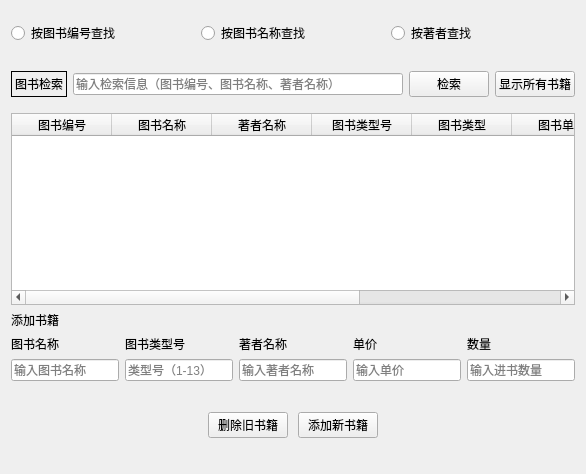
      <widget class="QWidget" name="tab">
       <attribute name="icon">
        <iconset resource="myresource.qrc">
         <normaloff>:/MyImages/images/book2.ico</normaloff>:/MyImages/images/book2.ico</iconset>
       </attribute>
       <attribute name="title">
        <string>书籍管理</string>
       </attribute>
       <layout class="QVBoxLayout" name="verticalLayout_22">
        <item>
         <layout class="QVBoxLayout" name="verticalLayout_21">
          <item>
           <layout class="QHBoxLayout" name="horizontalLayout">
            <property name="topMargin">
             <number>10</number>
            </property>
            <property name="bottomMargin">
             <number>10</number>
            </property>
            <item>
             <widget class="QRadioButton" name="radioButton">
              <property name="text">
               <string>按图书编号查找</string>
              </property>
             </widget>
            </item>
            <item>
             <widget class="QRadioButton" name="radioButton_2">
              <property name="text">
               <string>按图书名称查找</string>
              </property>
             </widget>
            </item>
            <item>
             <widget class="QRadioButton" name="radioButton_3">
              <property name="text">
               <string>按著者查找</string>
              </property>
             </widget>
            </item>
           </layout>
          </item>
          <item>
           <layout class="QHBoxLayout" name="horizontalLayout_2">
            <property name="topMargin">
             <number>10</number>
            </property>
            <property name="bottomMargin">
             <number>10</number>
            </property>
            <item>
             <widget class="QLabel" name="label">
              <property name="frameShape">
               <enum>QFrame::Box</enum>
              </property>
              <property name="text">
               <string>图书检索</string>
              </property>
             </widget>
            </item>
            <item>
             <widget class="QLineEdit" name="lineEdit">
              <property name="placeholderText">
               <string>输入检索信息（图书编号、图书名称、著者名称）</string>
              </property>
             </widget>
            </item>
            <item>
             <widget class="QPushButton" name="pushButton">
              <property name="text">
               <string>检索</string>
              </property>
              <property name="iconSize">
               <size>
                <width>32</width>
                <height>32</height>
               </size>
              </property>
             </widget>
            </item>
            <item>
             <widget class="QPushButton" name="pushButton_2">
              <property name="text">
               <string>显示所有书籍</string>
              </property>
             </widget>
            </item>
           </layout>
          </item>
          <item>
           <widget class="QTableWidget" name="tableWidget">
            <property name="sizePolicy">
             <sizepolicy hsizetype="Expanding" vsizetype="Expanding">
              <horstretch>0</horstretch>
              <verstretch>0</verstretch>
             </sizepolicy>
            </property>
            <column>
             <property name="text">
              <string>图书编号</string>
             </property>
            </column>
            <column>
             <property name="text">
              <string>图书名称</string>
             </property>
            </column>
            <column>
             <property name="text">
              <string>著者名称</string>
             </property>
            </column>
            <column>
             <property name="text">
              <string>图书类型号</string>
             </property>
            </column>
            <column>
             <property name="text">
              <string>图书类型</string>
             </property>
            </column>
            <column>
             <property name="text">
              <string>图书单价</string>
             </property>
            </column>
            <column>
             <property name="text">
              <string>现存量</string>
             </property>
            </column>
            <column>
             <property name="text">
              <string>库存量</string>
             </property>
            </column>
           </widget>
          </item>
          <item>
           <layout class="QVBoxLayout" name="verticalLayout_20">
            <item>
             <widget class="QLabel" name="label_14">
              <property name="frameShape">
               <enum>QFrame::NoFrame</enum>
              </property>
              <property name="text">
               <string>添加书籍</string>
              </property>
             </widget>
            </item>
            <item>
             <layout class="QVBoxLayout" name="verticalLayout_19">
              <item>
               <layout class="QHBoxLayout" name="horizontalLayout_4">
                <item>
                 <layout class="QVBoxLayout" name="verticalLayout">
                  <item>
                   <widget class="QLabel" name="label_9">
                    <property name="frameShape">
                     <enum>QFrame::NoFrame</enum>
                    </property>
                    <property name="text">
                     <string>图书名称</string>
                    </property>
                   </widget>
                  </item>
                  <item>
                   <widget class="QLineEdit" name="lineEdit_9">
                    <property name="placeholderText">
                     <string>输入图书名称</string>
                    </property>
                   </widget>
                  </item>
                 </layout>
                </item>
                <item>
                 <layout class="QVBoxLayout" name="verticalLayout_8">
                  <item>
                   <widget class="QLabel" name="label_10">
                    <property name="frameShape">
                     <enum>QFrame::NoFrame</enum>
                    </property>
                    <property name="text">
                     <string>图书类型号</string>
                    </property>
                   </widget>
                  </item>
                  <item>
                   <widget class="QLineEdit" name="lineEdit_10">
                    <property name="text">
                     <string/>
                    </property>
                    <property name="placeholderText">
                     <string>类型号（1-13）</string>
                    </property>
                   </widget>
                  </item>
                 </layout>
                </item>
                <item>
                 <layout class="QVBoxLayout" name="verticalLayout_16">
                  <item>
                   <widget class="QLabel" name="label_11">
                    <property name="frameShape">
                     <enum>QFrame::NoFrame</enum>
                    </property>
                    <property name="text">
                     <string>著者名称</string>
                    </property>
                   </widget>
                  </item>
                  <item>
                   <widget class="QLineEdit" name="lineEdit_11">
                    <property name="placeholderText">
                     <string>输入著者名称</string>
                    </property>
                   </widget>
                  </item>
                 </layout>
                </item>
                <item>
                 <layout class="QVBoxLayout" name="verticalLayout_17">
                  <item>
                   <widget class="QLabel" name="label_12">
                    <property name="frameShape">
                     <enum>QFrame::NoFrame</enum>
                    </property>
                    <property name="text">
                     <string>单价</string>
                    </property>
                   </widget>
                  </item>
                  <item>
                   <widget class="QLineEdit" name="lineEdit_12">
                    <property name="placeholderText">
                     <string>输入单价</string>
                    </property>
                   </widget>
                  </item>
                 </layout>
                </item>
                <item>
                 <layout class="QVBoxLayout" name="verticalLayout_18">
                  <item>
                   <widget class="QLabel" name="label_13">
                    <property name="frameShape">
                     <enum>QFrame::NoFrame</enum>
                    </property>
                    <property name="text">
                     <string>数量</string>
                    </property>
                   </widget>
                  </item>
                  <item>
                   <widget class="QLineEdit" name="lineEdit_13">
                    <property name="placeholderText">
                     <string>输入进书数量</string>
                    </property>
                   </widget>
                  </item>
                 </layout>
                </item>
               </layout>
              </item>
              <item>
               <layout class="QHBoxLayout" name="horizontalLayout_3">
                <property name="spacing">
                 <number>10</number>
                </property>
                <property name="leftMargin">
                 <number>0</number>
                </property>
                <property name="topMargin">
                 <number>25</number>
                </property>
                <property name="bottomMargin">
                 <number>25</number>
                </property>
                <item>
                 <spacer name="horizontalSpacer">
                  <property name="orientation">
                   <enum>Qt::Horizontal</enum>
                  </property>
                  <property name="sizeHint" stdset="0">
                   <size>
                    <width>40</width>
                    <height>20</height>
                   </size>
                  </property>
                 </spacer>
                </item>
                <item>
                 <widget class="QPushButton" name="pushButton_12">
                  <property name="text">
                   <string>删除旧书籍</string>
                  </property>
                 </widget>
                </item>
                <item>
                 <widget class="QPushButton" name="pushButton_3">
                  <property name="sizePolicy">
                   <sizepolicy hsizetype="Preferred" vsizetype="Expanding">
                    <horstretch>0</horstretch>
                    <verstretch>0</verstretch>
                   </sizepolicy>
                  </property>
                  <property name="maximumSize">
                   <size>
                    <width>480</width>
                    <height>60</height>
                   </size>
                  </property>
                  <property name="text">
                   <string>添加新书籍</string>
                  </property>
                 </widget>
                </item>
                <item>
                 <spacer name="horizontalSpacer_2">
                  <property name="orientation">
                   <enum>Qt::Horizontal</enum>
                  </property>
                  <property name="sizeHint" stdset="0">
                   <size>
                    <width>40</width>
                    <height>20</height>
                   </size>
                  </property>
                 </spacer>
                </item>
               </layout>
              </item>
             </layout>
            </item>
           </layout>
          </item>
         </layout>
        </item>
       </layout>
      </widget>
